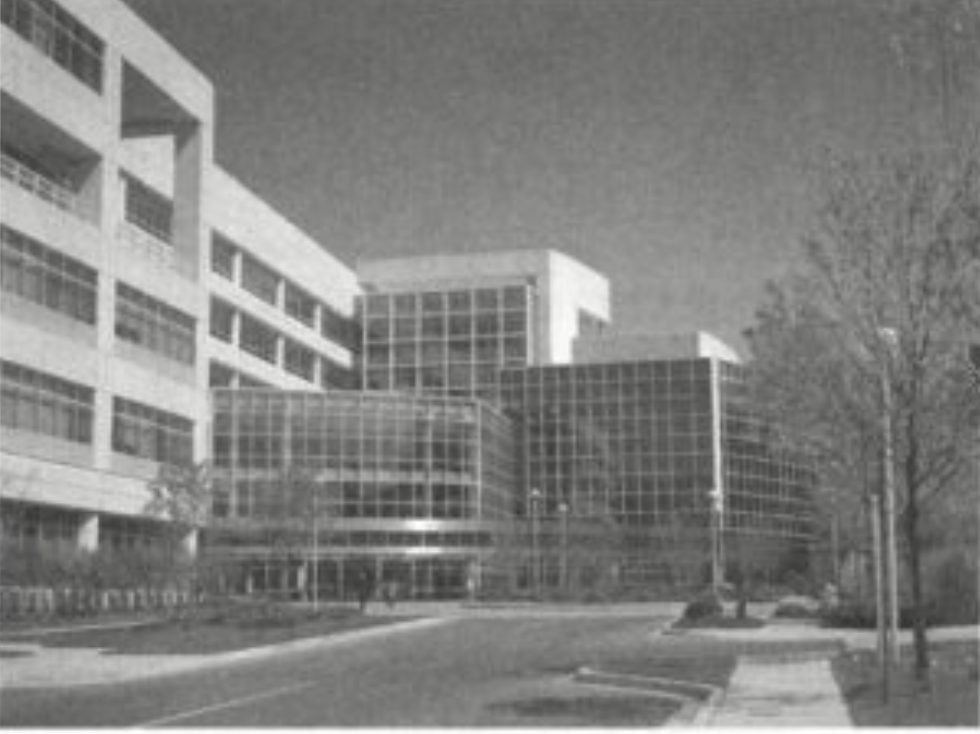
%> input picture national-archives-bld.png, 980 x 734 px, given in place of national-archives-bld.tif, which was not available
$ octave proj1309.m   (GNU Octave 9; MATLAB toolbox functions it lacks are replaced by stand-ins)
%> lines starting %> are read from the running program, lines starting %| are printed output that depends on the picture; pictures that were not available may be replaced by others from this repository, and a replacement may not be noted
### projects13/eigenvalueCorners.m
function g = eigenvalueCorners(f, T)
%eigenvalueCorners Detects Corners in an image.
%   G = eigenvalueCorners(F, T) computes corner values at each point in
%   image F, where T is a threshold in the range [0,1], independently of
%   the clas of the input image. T defaults to 0.05.
%
%   This function is based on a method proposed in: J. Shi and C. Tomsi.
%   "Good Features to Track," Proceedings of the IEEE Conference on
%   Computer Vision and Pattern Recognition, Jun 1994, pp. 593-600.
%   The procedure is simply to implement Eq. (13-50) in DIPUM3E. See also
%   Gonzalez and Woods [2018].

%   Hints: Use MATLAB function gradient to compute the derivatives, paying
%   attention to the fact that this function uses a (c, r) co­ordinate format.
%   Also, because matrix C is symmetric and is only of size 2x2, you can use
%   Eq. (13-50) to compute the eigenvalues.

if nargin == 1
    T = 0.05;
end

f = double(f);
[fs, ft] = gradient(f);

% w = [1 0 -1; 0 0 0; -1 0 1];
w = ones(3, 3)/9.0;

fssquare = fs .* fs;
fsft = fs .* ft;
ftsquare = ft .* ft;
a = filter2(w, fssquare);
b = filter2(w, fsft);
c = filter2(w, ftsquare);

phi2 = (a + c)/2.0 - ((4 * b.^2 + (a - c) .^ 2)/2.0) .^ 0.5;
phi2 = phi2/max(max(phi2(:)));

[u, v] = find(phi2 >= T);
g = [u,v];

### projects13/proj1309.m
clc; clear; close all;


% (a)
f = imread('national-archives-bld.tif');
%> f is the input picture: size 734x980x3 uint8; mean R, G, B 128.5, 128.8, 126.7
f = rgb2gray(f);
%> f: size 734x980 uint8
subplot(2,4,1), imshow(f);

% Use default values for all parameters.
corners = detectMinEigenFeatures(f);
%> corners = 7629 points; strongest (x, y): (96, 519), (712, 494), (275, 363), (709, 360), (535, 493)
% Plot the corners superimposed on the image.
subplot(2,4,2), imshow(f);
hold on
plot(corners);
hold off;

size(corners)
%> ans = [7629 1]

corners2 = detectMinEigenFeatures(f, 'MinQuality', 0.1, 'FilterSize', 17);
%> corners2 = 440 points; strongest (x, y): (97, 517), (709, 362), (714, 495), (230, 341), (275, 362)
subplot(2,4,3), imshow(f);
hold on
plot(corners2)
hold off;
size(corners2)
%> ans = [440 1]

subplot(2,4,4), imshow(f);
hold on
plot(corners2.selectStrongest(50));
hold off;


% (c).
% Use default values for all parameters.
corners2 = eigenvalueCorners(f);
%> in eigenvalueCorners, `[fs, ft] = gradient(f);`:
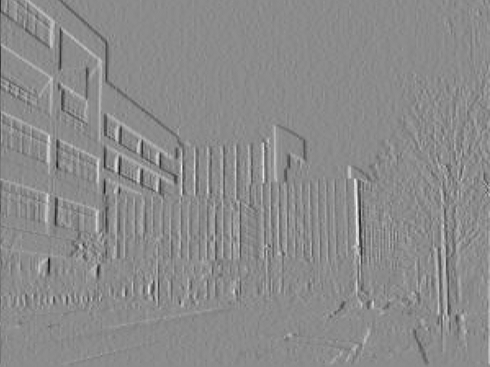
%> fs: size 734x980 double (shown at 1/2 size); min -36, max 30, mean 0; drawn with min black and max white
%> in eigenvalueCorners, `[fs, ft] = gradient(f);`:
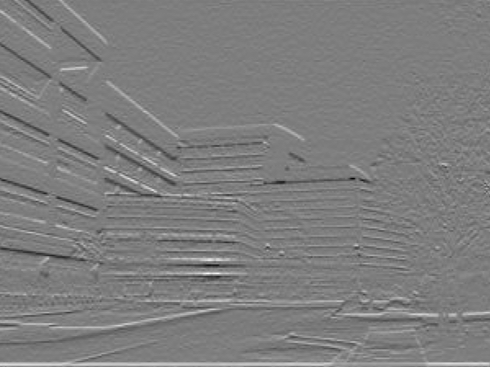
%> ft: size 734x980 double (shown at 1/2 size); min -34.5, max 35.5, mean 0.2; drawn with min black and max white
%> in eigenvalueCorners, `fssquare = fs .* fs;`:
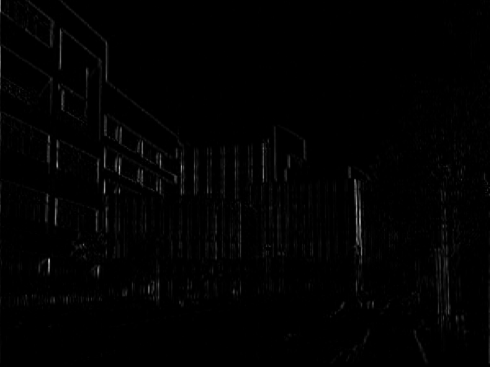
%> fssquare: size 734x980 double (shown at 1/2 size); min 0, max 1296, mean 11.6; drawn with min black and max white
%> in eigenvalueCorners, `ftsquare = ft .* ft;`:
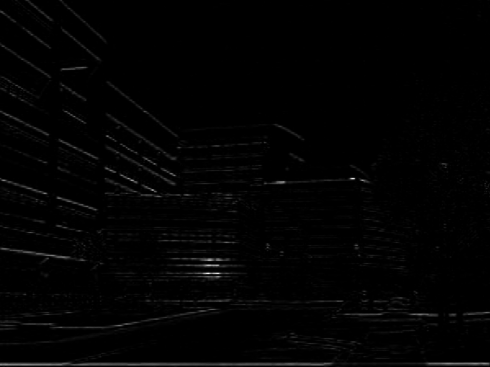
%> ftsquare: size 734x980 double (shown at 1/2 size); min 0, max 1260.2, mean 15; drawn with min black and max white
%> in eigenvalueCorners, `phi2 = (a + c)/2.0 - ((4 * b.^2 + (a - c) .^ 2)/2.0) .^ 0.5;`:
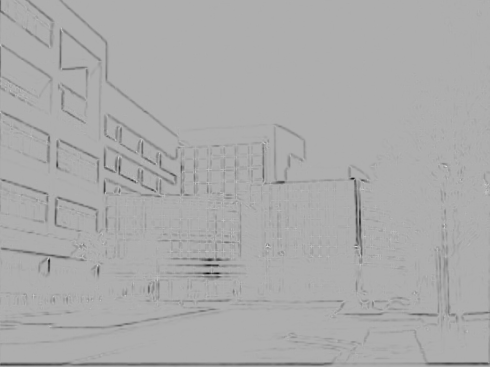
%> phi2: size 734x980 double (shown at 1/2 size); min -212.2, max 98.12, mean -4.1; drawn with min black and max white
%> in eigenvalueCorners, `[u, v] = find(phi2 >= T);`: u = 7653 values from 2 to 725; v = 7653 values from 1 to 979
% Plot the corners superimposed on the image.
subplot(2,4,5), imshow(f);
hold on
plot(corners2, 'r+');
hold off;

corners3 = eigenvalueCorners(f, 0.3);
%> in eigenvalueCorners (call 2), `g = [u,v];`: g = 216 rows, first 12: [89 2; 90 2; 91 2; 92 2; 225 2; 226 2; 94 3; 179 12; 182 22; 392 40; 274 62; 274 63]
%> corners3 has the same summary as g in eigenvalueCorners
% Plot the corners superimposed on the image.
subplot(2,4,6), imshow(f);
hold on
plot(corners3, 'r+');
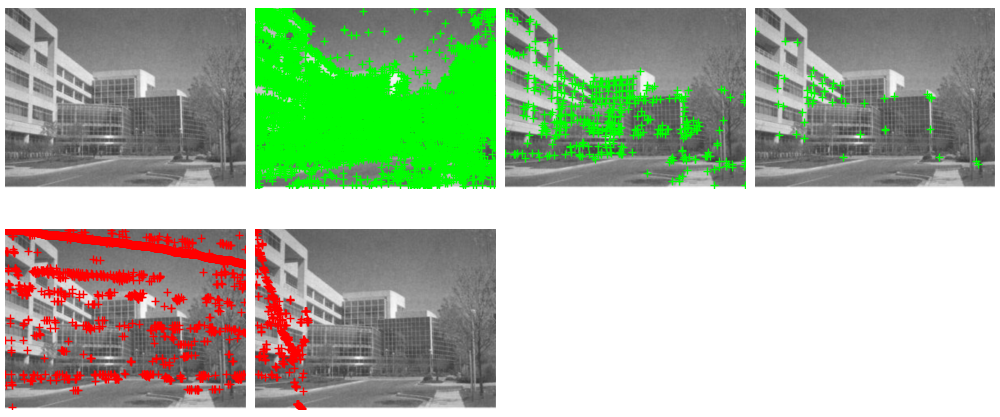
%> figure redrawn from the program's plot data, 6 panels
hold off;

$ run again, with calculator.png copied over national-archives-bld.png
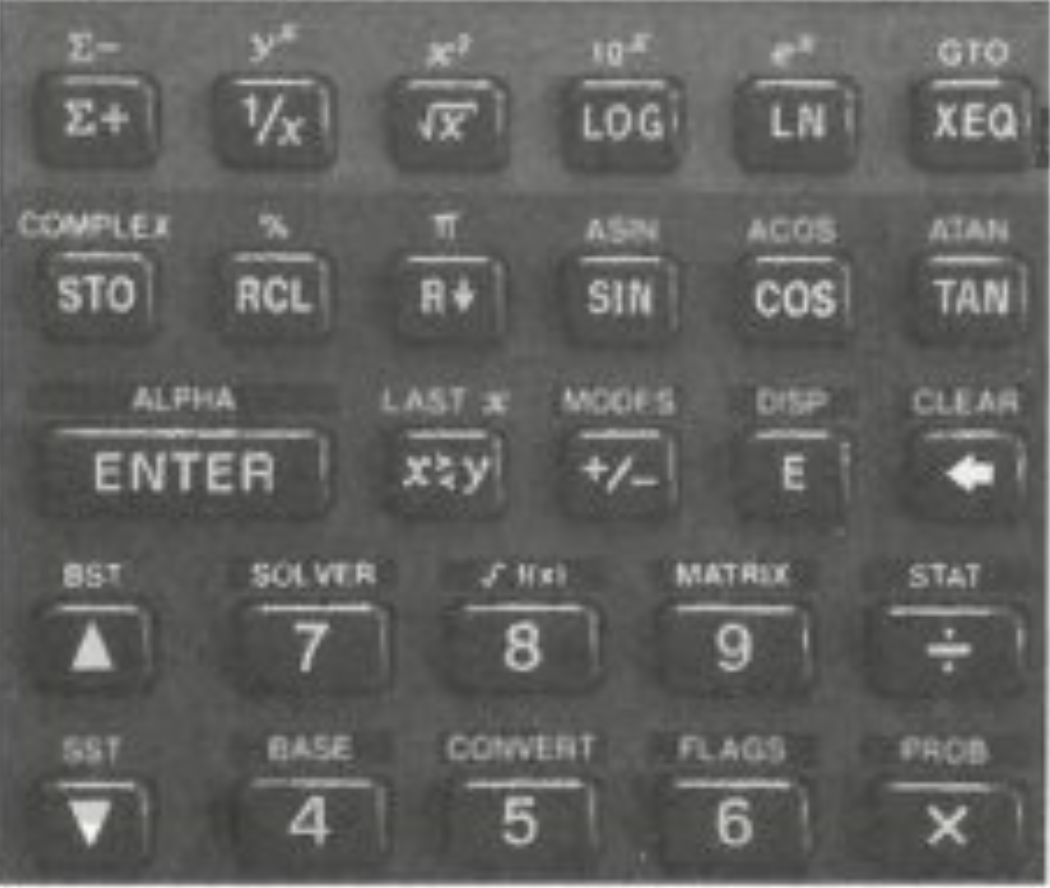
%> input picture calculator.png, 1050 x 888 px, given in place of national-archives-bld.tif, which was not available
%> f is the input picture: size 888x1050x3 uint8; mean R, G, B 97, 97.3, 95.3
%> corners = 4374 points; strongest (x, y): (949, 474), (406, 483), (950, 632), (607, 469), (248, 301)
%> `size(corners)`: ans = [4374 1]
%> corners2 = 599 points; strongest (x, y): (952, 474), (252, 474), (1042, 881), (791, 464), (91, 842)
%> `size(corners2)`: ans = [599 1]
%> in eigenvalueCorners, `ftsquare = ft .* ft;`:
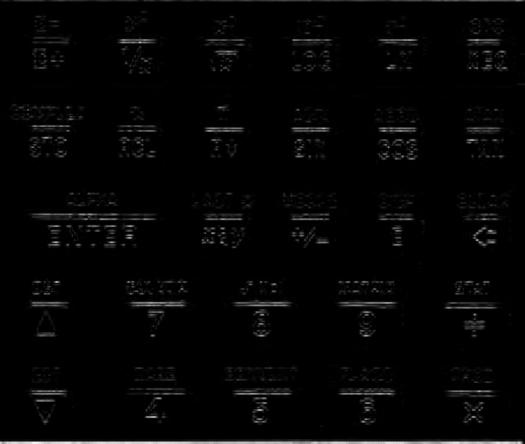
%> ftsquare: size 888x1050 double (shown at 1/2 size); min 0, max 841, mean 17.4; drawn with min black and max white
%> in eigenvalueCorners, `phi2 = (a + c)/2.0 - ((4 * b.^2 + (a - c) .^ 2)/2.0) .^ 0.5;`:
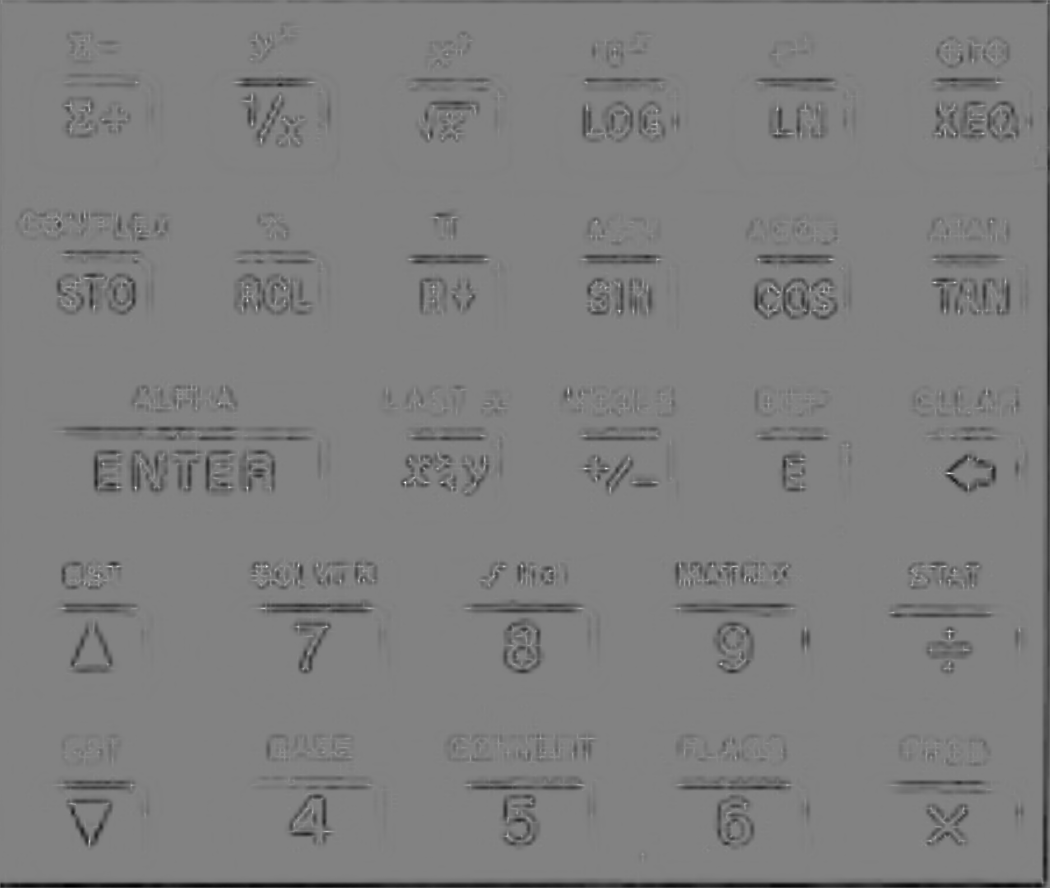
%> phi2: size 888x1050 double; min -168.3, max 160.9, mean -4.7; drawn with min black and max white
%> u = 4988 values from 2 to 861; v = 4988 values from 2 to 1047
%> g = 277 rows, first 12: [106 71; 303 71; 283 76; 283 77; 216 85; 217 85; 584 85; 279 86; 279 87; 279 88; 109 90; 110 90]
%> corners3 has the same summary as g in eigenvalueCorners

$ run again, with circuit-board.png copied over national-archives-bld.png
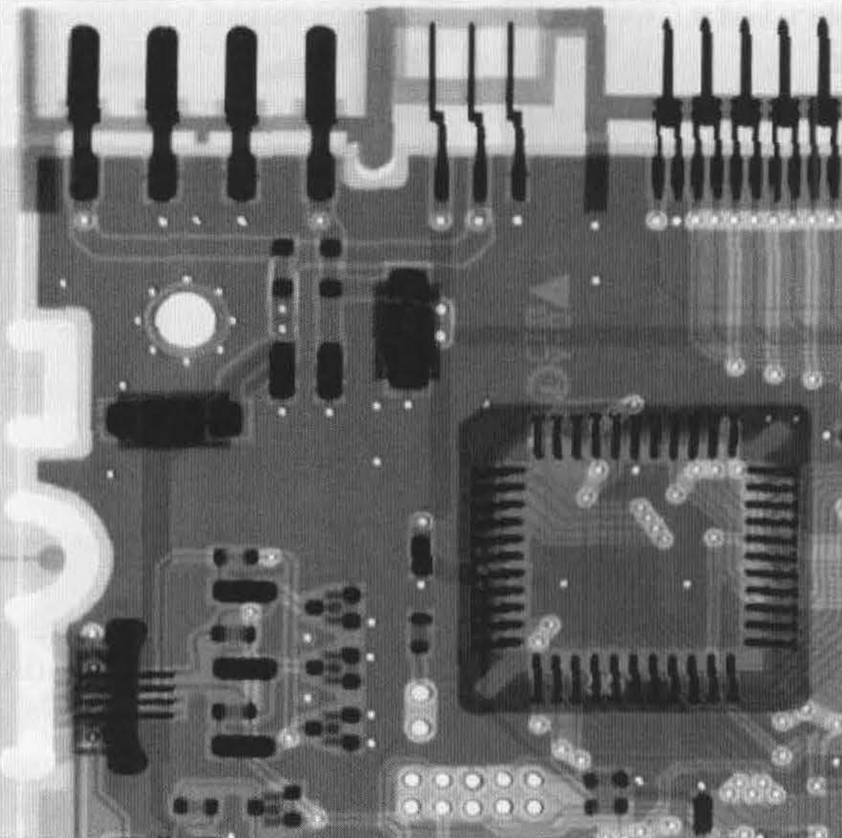
%> input picture circuit-board.png, 842 x 838 px, shrunk from 1632 x 1626 before the run, given in place of national-archives-bld.tif, which was not available
%> f is the input picture: size 838x842x3 uint8; min 19, max 254, mean 113.1
%> corners = 9309 points; strongest (x, y): (667, 20), (745, 20), (638, 780), (111, 473), (837, 761)
%> `size(corners)`: ans = [9309 1]
%> corners2 = 666 points; strongest (x, y): (664, 128), (781, 128), (785, 132), (707, 130), (745, 131)
%> `size(corners2)`: ans = [666 1]
%> in eigenvalueCorners, `ftsquare = ft .* ft;`:
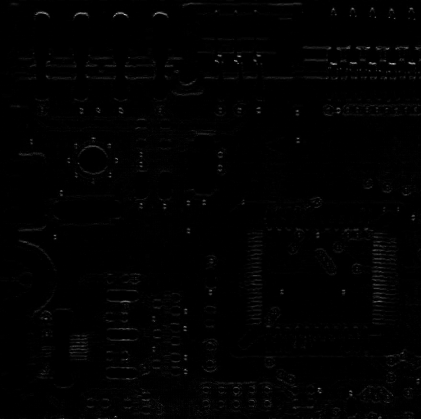
%> ftsquare: size 838x842 double (shown at 1/2 size); min 0, max 3025, mean 24.8; drawn with min black and max white
%> in eigenvalueCorners, `phi2 = (a + c)/2.0 - ((4 * b.^2 + (a - c) .^ 2)/2.0) .^ 0.5;`:
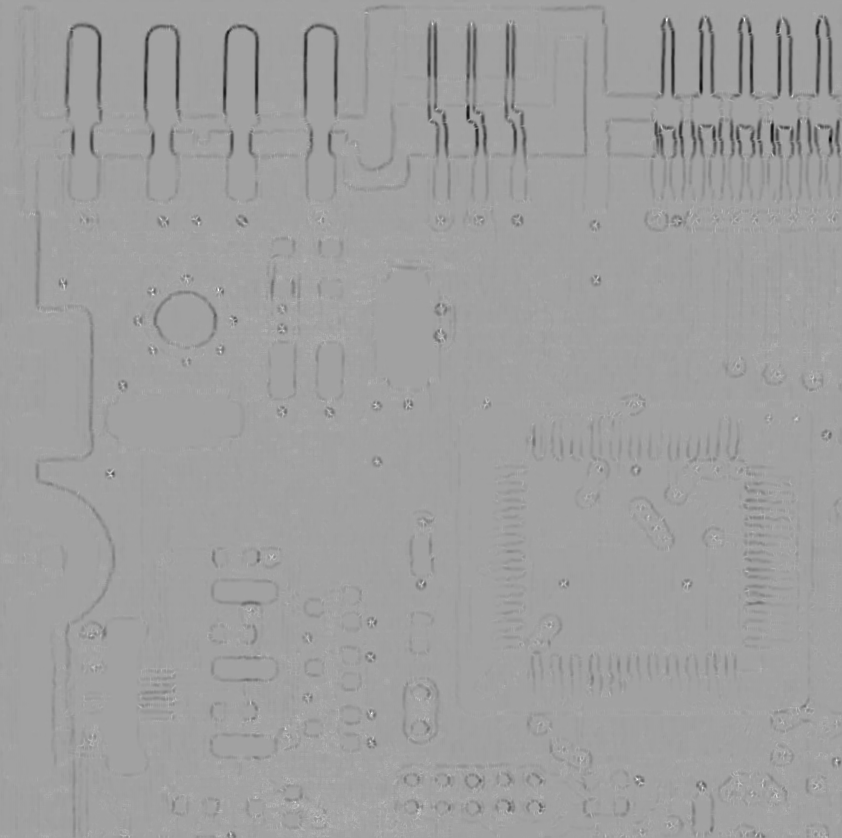
%> phi2: size 838x842 double; min -680, max 394, mean -9.6; drawn with min black and max white
%> u = 15671 values from 5 to 838; v = 15671 values from 2 to 842
%> g = 203 rows, first 12: [215 35; 281 62; 283 63; 285 64; 286 64; 286 65; 287 65; 288 65; 289 65; 636 92; 736 93; 668 94]
%> corners3 has the same summary as g in eigenvalueCorners
